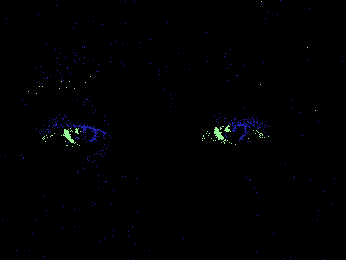
#> input picture raw_data/eyeMovement_test/em06/00897.png, 346 x 260 px
$ jupyter execute iris_detect.ipynb
#> lines starting #> are read from the running program, lines starting #| are printed output that depends on the picture; after the words box and inside, x2 and y2 are one past the last pixel; in counts of white or black regions, pixels touching at a corner belong together
[cell 1]
import cv2
import numpy as np
import matplotlib.pyplot as plt
import math

# File Path

[cell 2]
# img_path = '../raw_data/eye_pics/lena.jpg'
# img_path = '../raw_data/eye_pics/em_pn003.png'
img_path = '../raw_data/eyeMovement_test/em06/00897.png'
fimg=cv2.imread(img_path,3)
#> fimg is the input picture: shape (260, 346, 3); mean B, G, R 1.5, 0.9, 0.6
gimg = cv2.imread(img_path, 0)  #Canny只能处理灰度图，所以将读取的图像转成灰度图
#> gimg: shape (260, 346); min 0, max 210, mean 0.9
# img=cv2.blur(img,(1,1))

# Canny Edge Detection

[cell 3]
fimg = cv2.imread(img_path)  #Canny只能处理灰度图，所以将读取的图像转成灰度图
gimg = cv2.imread(img_path, 0)  #Canny只能处理灰度图，所以将读取的图像转成灰度图
cv2.imshow('Original pic', fimg)
gaussian = cv2.GaussianBlur(fimg,(3,3),0) #高斯平滑处理原图像降噪
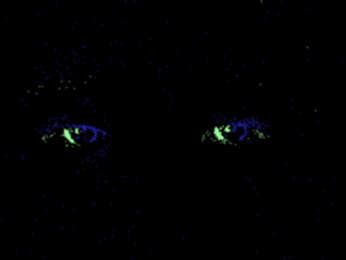
#> gaussian: shape (260, 346, 3); mean B, G, R 1.5, 0.9, 0.6
img = cv2.GaussianBlur(gimg,(3,3),0) #高斯平滑处理原图像降噪
cv2.imshow('Gaussian pic', gaussian)
canny = cv2.Canny(img, 50, 150)     #apertureSize默认为3
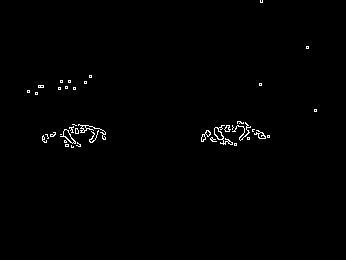
#> canny: shape (260, 346); 0.8% white in thin lines or dots, all inside (x1, y1, x2, y2) = (27, 0, 317, 148)

cv2.imshow('Canny pic', canny)
cv2.waitKey(0)
cv2.destroyAllWindows()

# Sobel Edge Detection

# Hough Transformation

## 参数使用说明
|参数名称|说明|
|-|-|
|image|输入图像，需要灰度图|
|method|cv2.HOUGH_GRADIENT 也就是霍夫圆检测，梯度法|
|dp| 计数器的分辨率图像像素分辨率与参数空间分辨率的比值（官方文档上写的是图像分辨率与累加器分辨率的比值，它把参数空间认为是一个累加器，毕竟里面存储的都是经过的像素点的数量），dp=1，则参数空间与图像像素空间（分辨率）一样大，dp=2，参数空间的分辨率只有像素空间的一半大|
|minDist|圆心之间最小距离，如果距离太小，会产生很多相交的圆，如果距离太大，则会漏掉正确的圆|
|param1|canny检测的双阈值中的高阈值，低阈值是它的一半|
|param2|最小投票数（基于圆心的投票数）|
|minRadius|需要检测院的最小半径|
|maxRadius|需要检测院的最大半径|

[cell 4]
img = canny.copy()
# [11 lines of commented-out code are left out]
circles1 = cv2.HoughCircles(img, cv2.HOUGH_GRADIENT, 1, 100, param1=100, param2=5, minRadius=20, maxRadius=50)
#> circles1 = [[81.5, 162.5, 38.6], [234.5, 172.5, 49.4], [59.5, 45.5, 43.1]]
circles = circles1[0,:,:]#提取为二维
#> circles has the same summary as circles1
circles = np.uint16(np.around(circles))#四舍五入，取整
#> circles = [[82, 162, 39], [234, 172, 49], [60, 46, 43]]
ht_img = fimg.copy()
for i in circles[:]:
    cv2.circle(ht_img,(i[0],i[1]),i[2],(255,0,255),1)#画圆
    cv2.circle(ht_img,(i[0],i[1]),2,(0,0,255),3)#画圆心
#> this loop made 3 passes
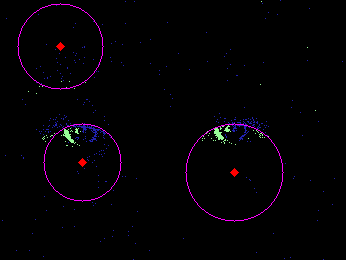
#> ht_img: shape (260, 346, 3); 0.95% of pixels changed, all inside (x1, y1, x2, y2) = (17, 3, 284, 222)

# plt.subplot(122),plt.imshow(img)
# plt.xticks([]),plt.yticks([])
cv2.imshow("Hough_Transform pic", ht_img)
cv2.waitKey(0)
cv2.destroyAllWindows()

[cell 5]
# x, y, radius
for i in circles[:]:
    print(i)

$ run again, with raw_data/eye_pics/em_pn003.png copied over raw_data/eyeMovement_test/em06/00897.png
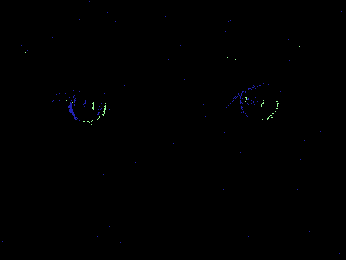
#> input picture raw_data/eye_pics/em_pn003.png, 346 x 260 px
#> fimg is the input picture: shape (260, 346, 3); mean B, G, R 0.5, 0.3, 0.2
#> `canny = cv2.Canny(img, 50, 150)`:
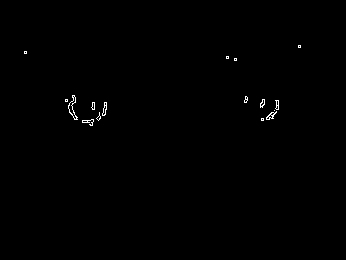
#> canny: shape (260, 346); 0.35% white in thin lines or dots, all inside (x1, y1, x2, y2) = (24, 45, 301, 126)
#> circles1 = [[83.5, 98.5, 21.2], [239.5, 96.5, 36]]
#> `circles = np.uint16(np.around(circles))#四舍五入，取整`: circles = [[84, 98, 21], [240, 96, 36]]
#> the loop `for i in circles[:]:` made 2 passes
#> after the loop `for i in circles[:]:`:
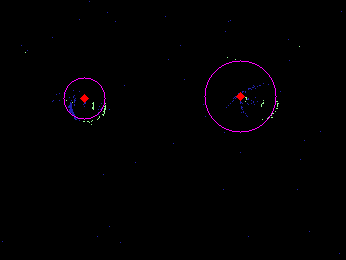
#> ht_img: shape (260, 346, 3); 0.44% of pixels changed, all inside (x1, y1, x2, y2) = (63, 60, 277, 133)
